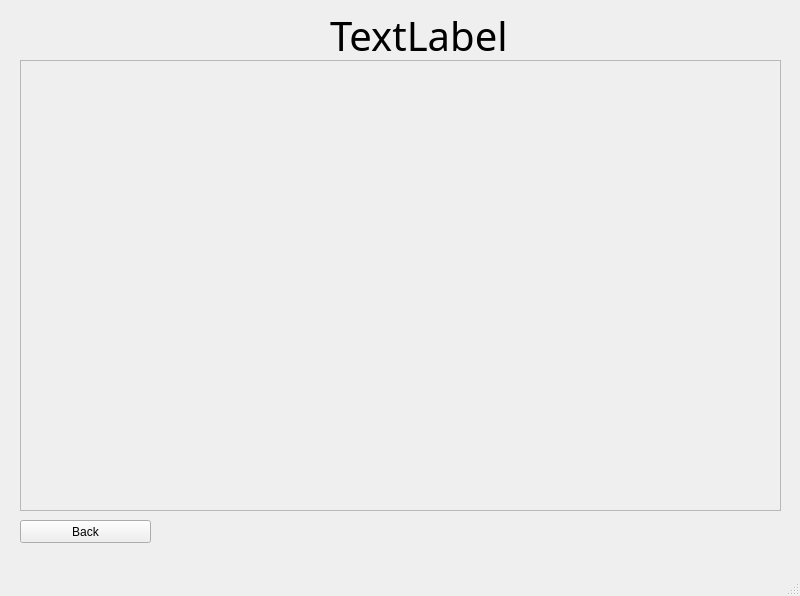
<?xml version="1.0" encoding="UTF-8"?>
<ui version="4.0">
 <class>ItemsTemplateWindow</class>
 <widget class="QMainWindow" name="ItemsTemplateWindow">
  <property name="geometry">
   <rect>
    <x>0</x>
    <y>0</y>
    <width>800</width>
    <height>596</height>
   </rect>
  </property>
  <property name="windowTitle">
   <string>MainWindow</string>
  </property>
  <widget class="QWidget" name="centralwidget">
   <widget class="QPushButton" name="main_page_button">
    <property name="geometry">
     <rect>
      <x>20</x>
      <y>520</y>
      <width>131</width>
      <height>23</height>
     </rect>
    </property>
    <property name="text">
     <string>Back</string>
    </property>
   </widget>
   <widget class="QLabel" name="page_title">
    <property name="enabled">
     <bool>true</bool>
    </property>
    <property name="geometry">
     <rect>
      <x>330</x>
      <y>0</y>
      <width>251</width>
      <height>71</height>
     </rect>
    </property>
    <property name="font">
     <font>
      <family>Ebrima</family>
      <pointsize>30</pointsize>
      <weight>50</weight>
      <italic>false</italic>
      <bold>false</bold>
      <kerning>true</kerning>
     </font>
    </property>
    <property name="layoutDirection">
     <enum>Qt::LeftToRight</enum>
    </property>
    <property name="autoFillBackground">
     <bool>false</bool>
    </property>
    <property name="text">
     <string>TextLabel</string>
    </property>
   </widget>
   <widget class="QScrollArea" name="scroll_area">
    <property name="geometry">
     <rect>
      <x>20</x>
      <y>60</y>
      <width>761</width>
      <height>451</height>
     </rect>
    </property>
    <property name="widgetResizable">
     <bool>true</bool>
    </property>
    <widget class="QWidget" name="scrollAreaWidgetContents">
     <property name="geometry">
      <rect>
       <x>0</x>
       <y>0</y>
       <width>759</width>
       <height>449</height>
      </rect>
     </property>
     <widget class="QWidget" name="scroll_area_widger_contents" native="true">
      <property name="geometry">
       <rect>
        <x>9</x>
        <y>9</y>
        <width>741</width>
        <height>431</height>
       </rect>
      </property>
      <widget class="QWidget" name="gridLayoutWidget">
       <property name="geometry">
        <rect>
         <x>-1</x>
         <y>-1</y>
         <width>741</width>
         <height>431</height>
        </rect>
       </property>
       <layout class="QGridLayout" name="grid_layout"/>
      </widget>
     </widget>
    </widget>
   </widget>
  </widget>
  <widget class="QMenuBar" name="menubar">
   <property name="geometry">
    <rect>
     <x>0</x>
     <y>0</y>
     <width>800</width>
     <height>21</height>
    </rect>
   </property>
  </widget>
  <widget class="QStatusBar" name="statusbar"/>
 </widget>
 <resources/>
 <connections/>
</ui>
